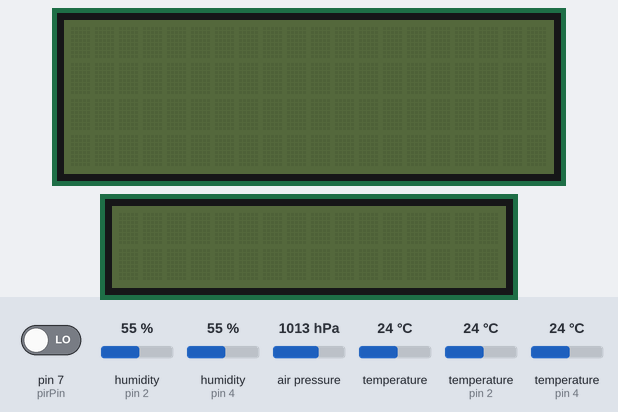
Bench run of a sketch on a simulated Arduino Uno, built with avr-gcc and run on an emulated ATmega328P. Shown: 20×4 character LCD, 16×2 character LCD. Inputs (shaded band) come from the test bench; at power-on: pin 7 (pirPin) LOW, humidity (sensors on pin 4, pin 2) 55 %, air pressure 1013 hPa, temperature 24 °C, temperature (sensors on pin 2, pin 4) 24 °C. The local clock reads 2024-03-15 10:24:30 at power-on unless the sketch sets it; storage starts empty.

Above: at 1.3 s.
1.4 s: pin 7 (pirPin) driven HIGH
At 2.2 s:
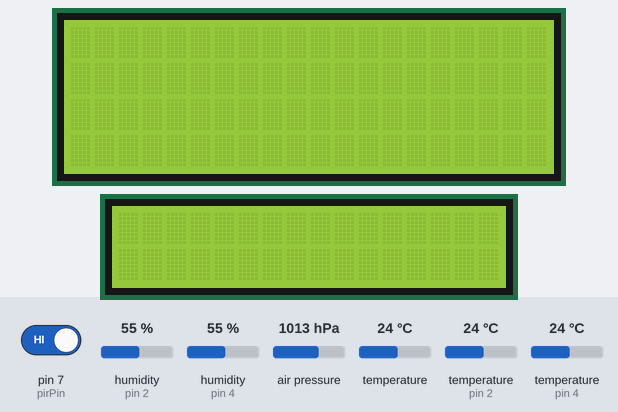
11.6 s: pin 7 (pirPin) driven LOW
At 22.3 s:
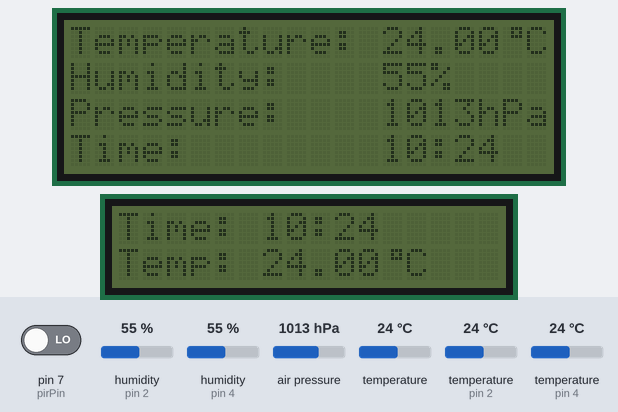
23.1 s: humidity (sensor on pin 4) set to 22 %
At 30.9 s:
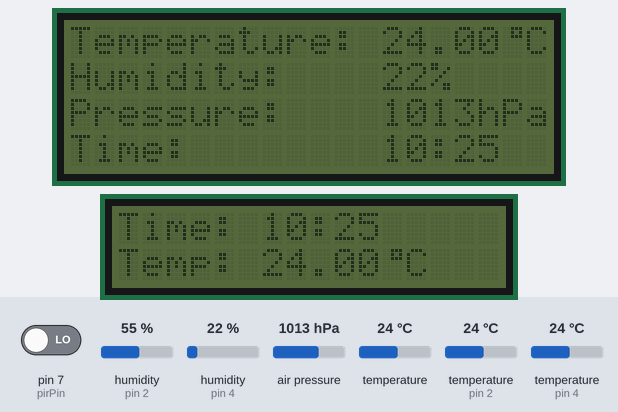
31.6 s: air pressure set to 952 hPa
At 40.9 s:
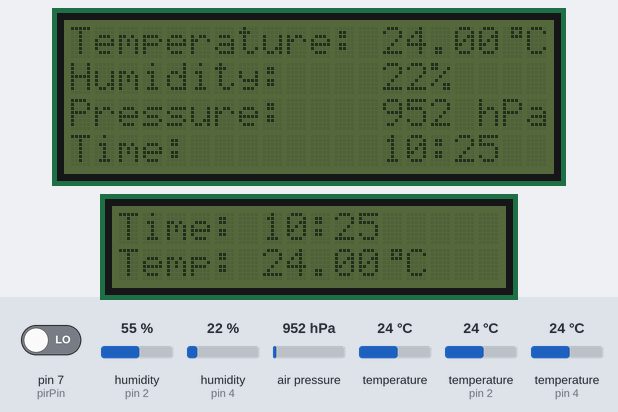
41.6 s: temperature (sensor 0) set to 12 °C
At 50.9 s:
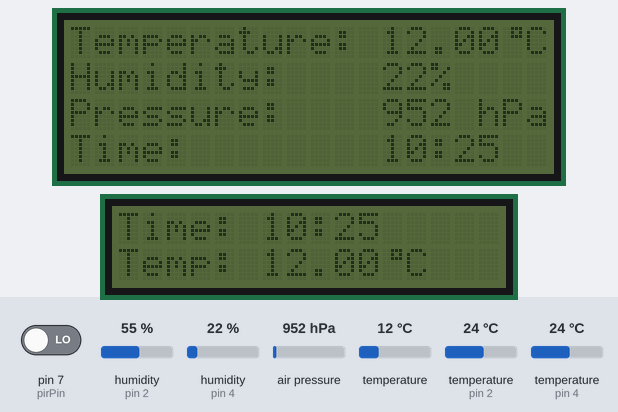
51.6 s: humidity (sensor on pin 4) set to 40 %
At 60.9 s:
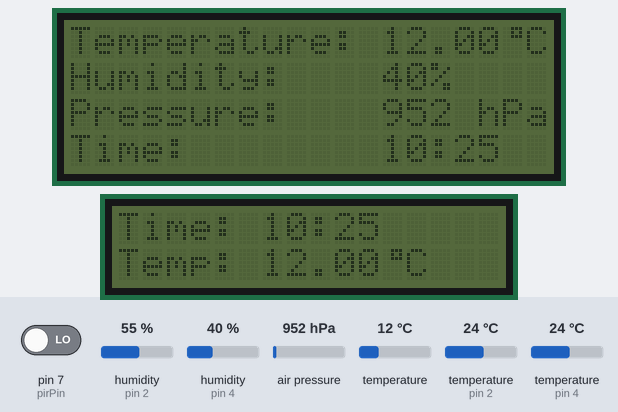
Timing chart, 0 to 62.4 s (numbered marks = the images above; inputs shaded):
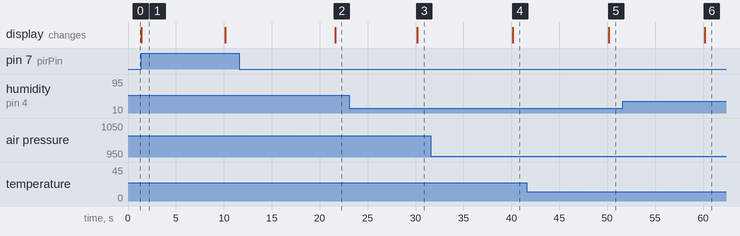

Measured:
- after the input at 1.4 s, the display: changes at once (image 1)
- after the input at 11.6 s, the display: changes after 10.0 s (image 2)
- after the input at 23.1 s, the display: changes after 7.1 s (image 3)
- after the input at 31.6 s, the display: changes after 8.6 s (image 4)
- after the input at 41.6 s, the display: changes after 8.6 s (image 5)
- after the input at 51.6 s, the display: changes after 8.6 s (image 6)
- what the display in image 1 shows lasts 8.8 s, from 1.4 s to 10.2 s

The sketch:

WeatherStation.ino
```cpp
// ----------------------------------------------------------------------------------------
//                                  IMPORTING LIBRARIES
// ----------------------------------------------------------------------------------------

#include <DHT.h>
#include <SPI.h>
#include <SD.h>
#include <Wire.h>
#include <RTClib.h>
#include <Adafruit_Sensor.h>
#include <Adafruit_BMP280.h>
#include <LiquidCrystal_I2C.h>

// ----------------------------------------------------------------------------------------
//                                  HARDWARE SETUP
// ----------------------------------------------------------------------------------------

const byte dht11_pin = 2;
const byte dht11_type = DHT11;
const byte dht22_pin = 4;
const byte dht22_type = DHT22;
const byte SD_pin = 10;

byte humidityDHT11;
float temperatureDHT11;
byte humidityDHT22;
float temperatureDHT22;

float temperatureBMP1;
float pressure1;
float altitude1;
float temperatureBMP2;
float pressure2;
float altitude2;

int pirPin = 7; // Input for HC-S501 movement sensor
unsigned long lastMotionTime = 0;
const unsigned long lcdOnTime = 10000;
unsigned long lastMeasurement = 0;
const unsigned long measurementInterval = 10000;
// ----------------------------------------------------------------------------------------
//                                          LCD
// ----------------------------------------------------------------------------------------

const byte degreeSymbol[8] PROGMEM = {
  B00111,
  B00101,
  B00111,
  B00000,
  B00000,
  B00000,
  B00000,
  B00000
};

// ----------------------------------------------------------------------------------------
//                                  CREATING OBJECTS
// ----------------------------------------------------------------------------------------

DHT dht11(dht11_pin, dht11_type);
DHT dht22(dht22_pin, dht22_type);

RTC_DS3231 rtc;
DateTime dt;

Adafruit_BMP280 bmp1;
Adafruit_BMP280 bmp2;

LiquidCrystal_I2C lcd1(0x27, 20, 4);
LiquidCrystal_I2C lcd2(0x23, 16, 2);


// ----------------------------------------------------------------------------------------
//                               SETTING EVERYTHING UP
// ----------------------------------------------------------------------------------------

void setup() {

  pinMode(pirPin,INPUT);

  lcd1.begin();
  lcd1.noBacklight();

  lcd2.begin();
  lcd2.noBacklight();

  byte degreeSymbolBuffer[8];
  for (int i = 0; i < 8; i++) {
    degreeSymbolBuffer[i] = pgm_read_byte(&degreeSymbol[i]);
  }
  lcd1.createChar(1, degreeSymbolBuffer);
  lcd2.createChar(1, degreeSymbolBuffer);

  dht11.begin();
  dht22.begin();

  rtc.begin();
  //rtc.adjust(DateTime(F(__DATE__), F(__TIME__)));
  rtc.writeSqwPinMode(DS3231_OFF);  // disables square wave and enables clock


  bmp1.begin(0x76);
  bmp2.begin(0x77);

  bmp1.setSampling(Adafruit_BMP280::MODE_NORMAL,
                   Adafruit_BMP280::SAMPLING_X16,
                   Adafruit_BMP280::SAMPLING_X16,
                   Adafruit_BMP280::FILTER_X16,
                   Adafruit_BMP280::STANDBY_MS_500);

  bmp2.setSampling(Adafruit_BMP280::MODE_NORMAL,
                   Adafruit_BMP280::SAMPLING_X16,
                   Adafruit_BMP280::SAMPLING_X16,
                   Adafruit_BMP280::FILTER_X16,
                   Adafruit_BMP280::STANDBY_MS_500);

  SD.begin(SD_pin);
  File weatherData = SD.open("weather.csv", FILE_WRITE);

  if (weatherData) {
    weatherData.println(F("Time,Temperature DHT11,Humidity DHT11 (%),Temperature DHT22,Humidity DHT22 (%),"
                          "Temperature BMP1, Pressure BMP1 (hPa),Altitude BMP1 (m),Temperature BMP2,"
                          "Pressure BMP2 (hPa), Altitude BMP2 (m)"));
    weatherData.close();
  }
}

// ----------------------------------------------------------------------------------------
//                                    MAIN PROGRAM
// ----------------------------------------------------------------------------------------


void loop() {

  if (digitalRead(pirPin) == HIGH) {
    lastMotionTime = millis();
    lcd1.backlight();
    lcd2.backlight();
  }

  if (millis() - lastMotionTime > lcdOnTime){
    lcd1.noBacklight();
    lcd2.noBacklight();
  }

  if (millis() - lastMeasurement >= measurementInterval){
    lastMeasurement = millis();
      dt = rtc.now();

    readSensors();
    printLCD2();


    writeDataToSD();
    printLCD1();
  }


}

// ----------------------------------------------------------------------------------------
//                                 READING SENSOR DATA
// ----------------------------------------------------------------------------------------

void readSensors() {
  humidityDHT11 = dht11.readHumidity();
  temperatureDHT11 = dht11.readTemperature();

  humidityDHT22 = dht22.readHumidity();
  temperatureDHT22 = dht22.readTemperature();

  temperatureBMP1 = bmp1.readTemperature();
  pressure1 = bmp1.readPressure() / 100.0;
  altitude1 = bmp1.readAltitude();

  temperatureBMP2 = bmp2.readTemperature();
  pressure2 = bmp2.readPressure() / 100.0;
  altitude2 = bmp2.readAltitude();
}

// ----------------------------------------------------------------------------------------
//                                    DISPLAY ON LCD
// ----------------------------------------------------------------------------------------

void printLCD1() {
  // ----------------------------
  // SMALL LCD (Sensor readings)
  // ----------------------------
  lcd1.clear(); // Optional: Clear screen if flickering isn't an issue
  lcd1.setCursor(0, 0);
  lcd1.print(F("Temperature: "));
  lcd1.print(temperatureBMP1);
  lcd1.write(1); // Degree symbol
  lcd1.print(F("C"));

  lcd1.setCursor(0, 1);
  lcd1.print(F("Humidity:    "));
  lcd1.print(round(humidityDHT22));
  lcd1.print(F("%"));

  lcd1.setCursor(0, 2);
  lcd1.print(F("Pressure:    "));
  lcd1.print(round(pressure2));
  lcd1.setCursor(17, 2);
  lcd1.print(F("hPa"));

  lcd1.setCursor(0, 3);
  lcd1.print(F("Time:    "));
  lcd1.setCursor(13, 3);
  if (dt.hour() < 10) lcd1.print("0");
  lcd1.print(dt.hour());
  lcd1.print(":");
  if (dt.minute() < 10) lcd1.print("0");
  lcd1.print(dt.minute());


}


void printLCD2() {


  lcd2.clear();
lcd2.setCursor(0, 0);
lcd2.print(F("Time: "));
if (dt.hour() < 10) lcd2.print("0");
lcd2.print(dt.hour());
  lcd2.print(":");
if (dt.minute() < 10) lcd2.print("0");
lcd2.print(dt.minute());


  lcd2.setCursor(0, 1);
  lcd2.print(F("Temp: "));
  lcd2.print(temperatureBMP1);
  lcd2.write(1); // Degree symbol
  lcd2.print(F("C"));


}


// ----------------------------------------------------------------------------------------
//                                   PUT IT ON SD CARD
// ----------------------------------------------------------------------------------------

void writeDataToSD() {
  File weatherData = SD.open("weather.csv", FILE_WRITE);

  if (weatherData) {
    printDataInCSV(weatherData);
    weatherData.close();
  }
}

void printDataInCSV(File &weatherData) {
  weatherData.print(dt.year());
  weatherData.print(F("-"));
  weatherData.print(dt.month() < 10 ? "0" : ""); weatherData.print(dt.month());
  weatherData.print(F("-"));
  weatherData.print(dt.day() < 10 ? "0" : ""); weatherData.print(dt.day());
  weatherData.print(F(" "));
  weatherData.print(dt.hour() < 10 ? "0" : ""); weatherData.print(dt.hour());
  weatherData.print(F(":"));
  weatherData.print(dt.minute() < 10 ? "0" : ""); weatherData.print(dt.minute());
  weatherData.print(F(":"));
  weatherData.print(dt.second() < 10 ? "0" : ""); weatherData.print(dt.second());
  weatherData.print(F(","));

  weatherData.print(temperatureDHT11); weatherData.print(F(","));
  weatherData.print(humidityDHT11); weatherData.print(F(","));
  weatherData.print(temperatureDHT22); weatherData.print(F(","));
  weatherData.print(humidityDHT22); weatherData.print(F(","));

  weatherData.print(temperatureBMP1); weatherData.print(F(","));
  weatherData.print(pressure1); weatherData.print(F(","));
  weatherData.print(altitude1); weatherData.print(F(","));

  weatherData.print(temperatureBMP2); weatherData.print(F(","));
  weatherData.print(pressure2); weatherData.print(F(","));
  weatherData.print(altitude2);

  weatherData.println();
}
```
